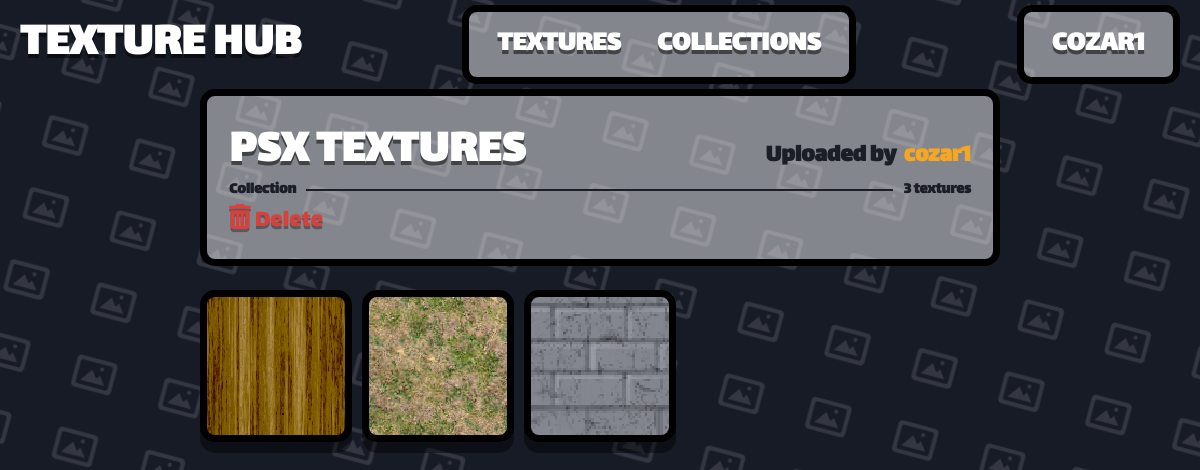
The app's page /collection/1 (signed in) with its own data.
### app.py (models this page shows)
class User(db.Model):  # pylint: disable=too-few-public-methods
    __tablename__ = "User"
    user_id = db.Column(db.Integer, primary_key=True)
    user_name = db.Column(db.String(80), unique=True, nullable=False)
    user_password = db.Column(db.String(120), nullable=False)
    user_rating = db.Column(db.Integer, default=0)

class Collection(db.Model):  # pylint: disable=too-few-public-methods
    __tablename__ = "Collection"
    collection_id = db.Column(db.Integer, primary_key=True)
    collection_name = db.Column(db.String(80), unique=True, nullable=False)
    collection_user_id = db.Column(db.String(120), nullable=False)
    collection_rating = db.Column(db.Integer, default=0)

class Texture(db.Model):  # pylint: disable=too-few-public-methods
    __tablename__ = "Texture"
    texture_id = db.Column(db.Integer, primary_key=True)
    texture_name = db.Column(db.String(80), unique=True, nullable=False)
    texture_address = db.Column(db.String(120), nullable=False)
    texture_user_id = db.Column(db.Integer, default=0)
    texture_tags = db.Column(db.String(200), nullable=True)

### app.py (the view)
@app.route("/collection/<_collection_id>", methods=["GET", "POST"])
@login_required
def collection_detail(user, _collection_id):
    collection_obj = Collection.query.filter_by(collection_id=_collection_id).one()
    collection_user = User.query.filter_by(
        user_id=collection_obj.collection_user_id
    ).one()
    texture_links = TextureCollection.query.filter_by(
        collection_id=collection_obj.collection_id
    ).all()
    textures = [
        Texture.query.filter_by(texture_id=link.texture_id).one()
        for link in texture_links
    ]
    return render_template(
        "collection.html",
        user=user,
        collection=collection_obj,
        collection_user=collection_user,
        textures=textures,
    )

### app.py (called while the page is built)
def get_current_user():
    user_id = session.get("user_id")
    if user_id is None:
        return None
    return User.query.get(user_id)

@app.template_filter("texture_url")
def texture_image_url(address):
    if not address:
        return DEFAULT_TEXTURE_URL
    addr = str(address).strip().replace("\\", "/")
    if addr.startswith("/static/images/"):
        rel = addr[len("/static/images/"):]
    elif addr.startswith("static/images/"):
        rel = addr[len("static/images/"):]
    else:
        rel = os.path.basename(addr)
    rel = os.path.basename(rel)
    if not rel or rel.startswith("."):
        return DEFAULT_TEXTURE_URL
    full = os.path.join(STATIC_IMAGES_DIR, rel)
    if os.path.isfile(full):
        return f"/static/images/{rel}"
    return DEFAULT_TEXTURE_URL

def login_required(view):
    @wraps(view)
    def wrapped(*args, **kwargs):
        user = get_current_user()
        if user is None:
            return redirect("/login")
        return view(user, *args, **kwargs)
    return wrapped

### templates/collection.html (shortened to what this page needs)
{% extends "template.html" %}
{% block content %}
<div class="th-detail-panel">
    <div class="th-detail-title-row">
        <h1 class="th-detail-title">{{ collection.collection_name }}</h1>
        <div class="th-detail-author">Uploaded by <a class="th-signup-link"
                href="/user/{{ collection_user.user_name }}">{{ collection_user.user_name }}</a></div>
    </div>
    <div class="th-collection-row">
        <span class="th-stat-label">Collection</span>
        <div class="th-stat-track"></div>
        <span class="th-stat-value">{{ textures|length }} textures</span>
    </div>
    {% if collection_user == user %}
    <a href="/delete_collection/{{collection.collection_id}}" class="delete"><i class="fa-solid fa-trash-can"></i>
        Delete</a>
    {% endif %}
</div>
<div class="th-texture-grid" style="margin-top: 24px;">
    {% for item in textures %}
    {% include "texture_template.html" %}
    {% endfor %}
</div>
{% endblock %}

### templates/template.html (shortened to what this page needs)
<!DOCTYPE html>
<html lang="en">
<head>
    <link rel="stylesheet" href="https://cdnjs.cloudflare.com/ajax/libs/font-awesome/6.5.2/css/all.min.css">
    <link rel="stylesheet" href="/static/style.css">
</head>
<body class="th-body">
    {% if request.endpoint not in ('login', 'signup') %}
    <header class="th-navbar">
        <a href="/" class="th-brand">TEXTURE HUB</a>
        <div class="container">
            <ul class="th-nav-links">
                <li><a href="/0" class="th-nav-link {% if request.path == '/' %}is-active{% endif %}">TEXTURES</a></li>
                <li><a href="/1"
                        class="th-nav-link {% if request.path == '/collections' %}is-active{% endif %}">COLLECTIONS</a>
                </li>
            </ul>
        </div>
        <div class="container">
            <ul class="th-nav-links">
                {% if user %}
                <li><a class="th-nav-link" href="/user/{{ user.user_name }}">{{ user.user_name }}</a></li>
                {% else %}
                <li><a href="/login" class="th-nav-link {% if request.path == '/' %}is-active{% endif %}">Login</a></li>
                {% endif %}
            </ul>
        </div>
    </header>
    {% endif %}
    <main class="th-page">
        {% block content %}
        {% endblock %}
    </main>
</body>
</html>

### templates/texture_template.html
<a href="/texture/{{ item.texture_id }}" class="item"
    style="background-image: url('{{ item.texture_address | texture_url }}'); background-size: cover; background-position: center; background-repeat: no-repeat;">
    <div class="item-thumb"></div>
</a>

### records on screen
User: user_name "COZAR1", user_name "cozar1"
Collection: collection_name "PSX TEXTURES"
Texture: texture_address|texture_url (picture)
Texture: texture_address|texture_url (picture)
Texture: texture_address|texture_url (picture)

### other values on screen
{{ textures|length }} "3"
